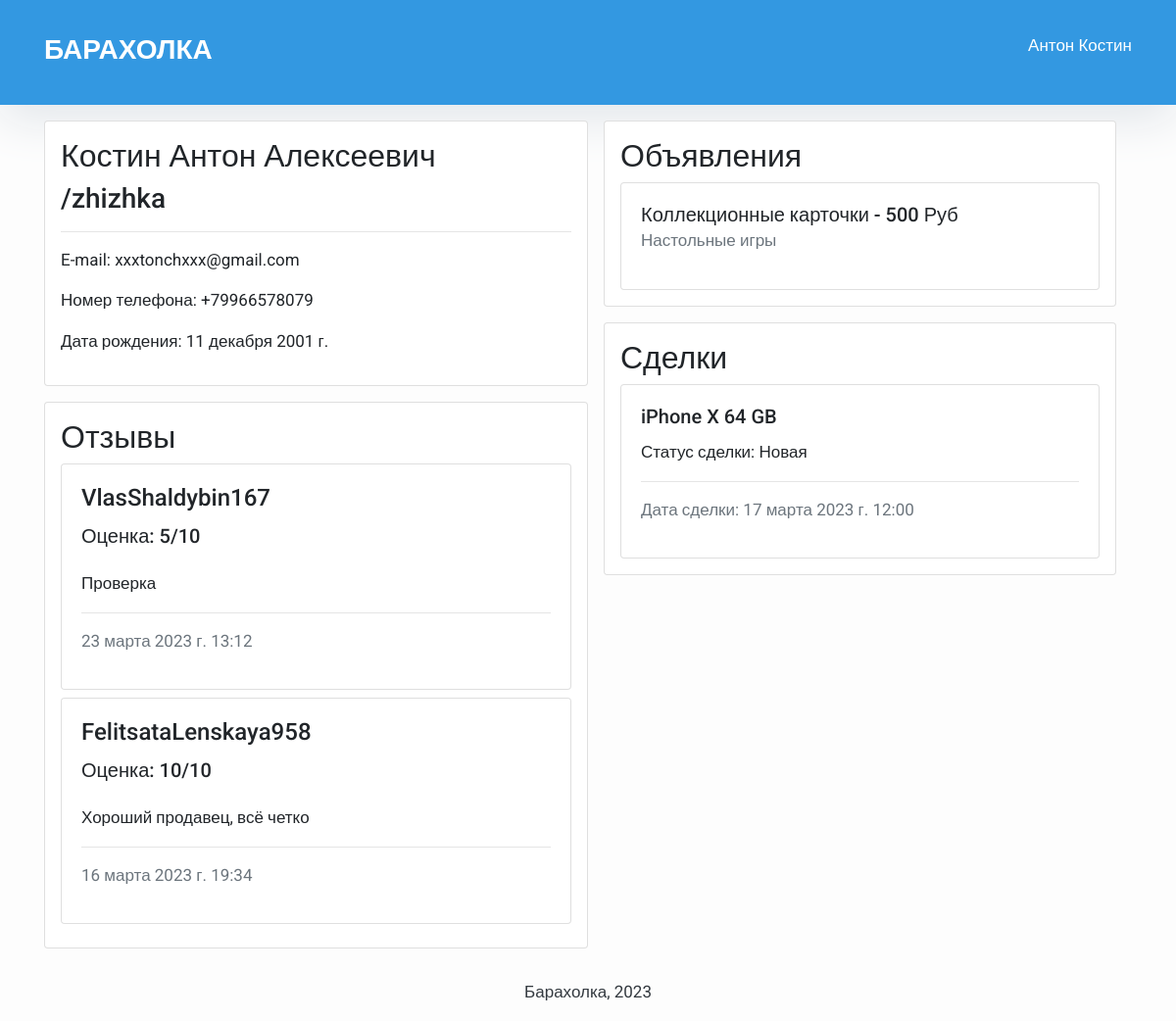
/account/ (signed in), run on an earlier commit of the app's database.
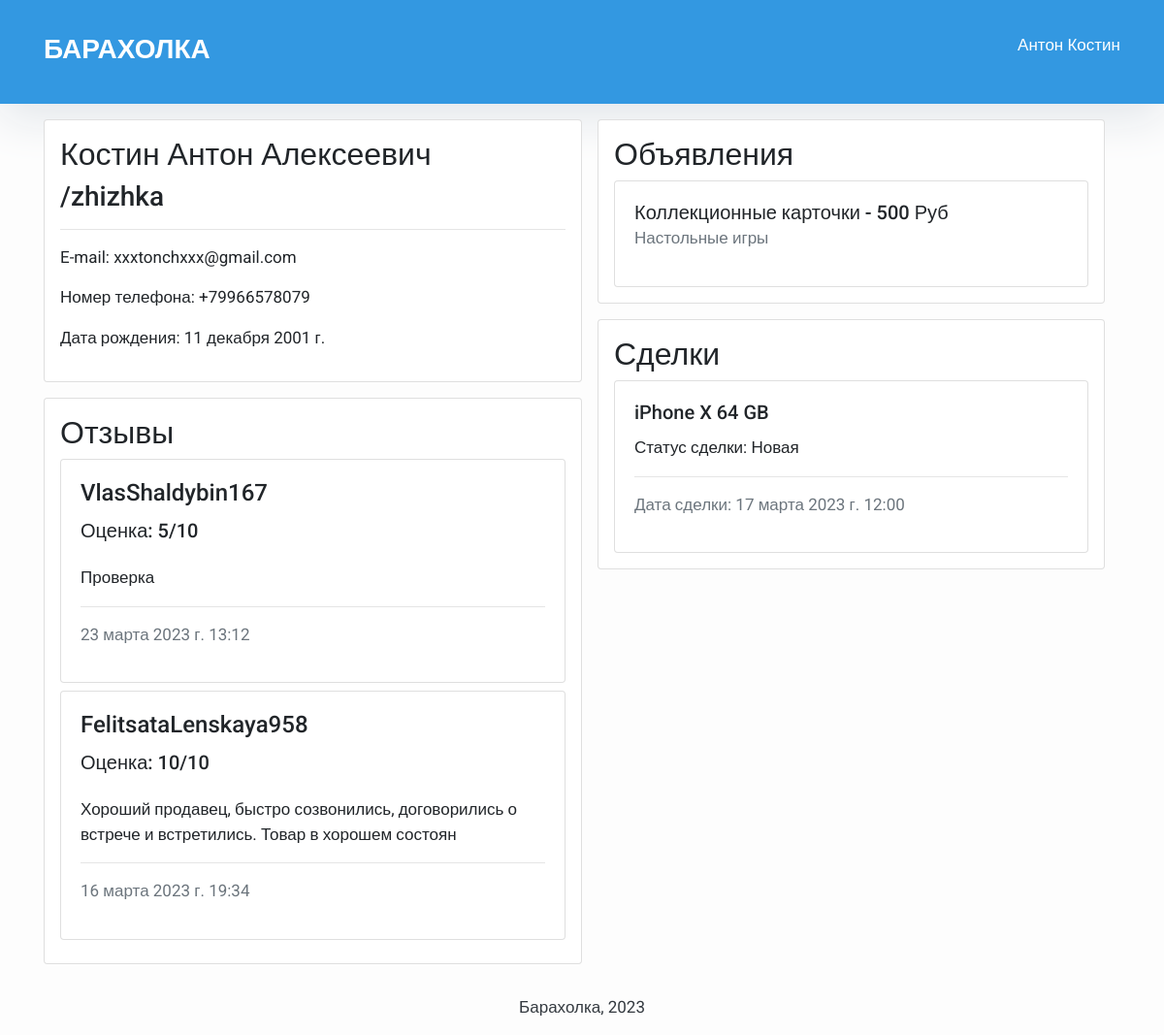
And on a later commit of the database.
### avito/models.py (models this page shows, shortened)
class Comment(models.Model):
    comment_id = models.AutoField(primary_key=True)
    user = models.ForeignKey(CustomUser, on_delete=models.RESTRICT,
                             related_name='%(class)s_requests_created')
    user_comment = models.ForeignKey(
        CustomUser, on_delete=models.RESTRICT)
    text = models.TextField(max_length=100)
    rating = models.PositiveSmallIntegerField()
    created = models.DateTimeField(auto_now_add=True, editable=False)
    class Meta:
        verbose_name = "Комментарий"
        verbose_name_plural = "Комментарии"

class CustomUser(AbstractUser):
    first_name = models.CharField(max_length=30)
    last_name = models.CharField(max_length=30)
    surname = models.CharField(max_length=30)
    phone_number = models.CharField(max_length=11)
    birth_date = models.DateField(null=True, blank=True)
    REQUIRED_FIELDS = ['first_name', 'last_name',
                       'surname', 'phone_number', 'birth_date', 'email']
    class Meta:
        verbose_name = "Пользователь"
        verbose_name_plural = "Пользователи"
    def __str__(self):
        return "{}".format(self.username)

### avito/views.py (the view)
# urls.py: path('account/', views.account, name='account')                 # Личный кабинет пользователя
@login_required
def account(request):
    current_user = request.user
    reviews = Comment.objects.filter(user=current_user.id).order_by('-created')
    posts = Post.objects.filter(seller=current_user.id).order_by('-post_id')
    deals = Deal.objects.filter(buyer=current_user.id).order_by('status')
    return render(request, 'account.html', {'reviews' : reviews, 'posts' : posts, 'deals' : deals})

### avito/models.py (called while the page is built)
    def __str__(self):
        return str(self.name)

    def __str__(self):
        return str(self.name)

    def __str__(self):
        return str(self.title)

### templates/account.html
{% extends "base.html" %}
{% block content %}
<div class="container">
    <div class="d-flex flex-row justify-content-center my-3">
        <div class="d-flex flex-column w-50">
            <div class="card p-3 mb-3">
                <div>
                    <h2> {{ user.last_name}} {{ user.first_name }} {{ user.surname }} </h2>
                    <h3> /{{ user.username }} </h3>
                    <hr>
                    <p> E-mail: {{ user.email }}</p>
                    <p> Номер телефона: +{{ user.phone_number }} </p>
                    <p> Дата рождения: {{ user.birth_date }}</p>
                </div>
            </div>
            <div class="card p-3">
                <h2> Отзывы </h2>
                <div>
                    {% for review in reviews %}
                    <div class="card mb-2">
                        <div class="card-body">
                            <h4 class="card-title"> {{ review.user_comment }} </h4>
                            <h5 class="mb-4"> Оценка: {{ review.rating }}/10 </h5>
                            <div class="text-break">
                                {{ review.text }}
                            </div>
                            <hr>
                            <p class="text-muted"> {{ review.created }} </p>
                        </div>
                    </div>
                    {% endfor %}
                </div>
            </div>
        </div>
        <div class="d-flex flex-column px-3 w-50">
            <div class="card p-3 mb-3">
                <h2> Объявления </h2>
                {% for post in posts %}
                <div class="card">
                    <div class="card-body">
                        <a class="card-title h5" href="{% url 'post_detail' pk=post.pk%}"> {{ post.title }} -
                            {{ post.price}} Руб </a>
                        <p class="text-muted"> {{ post.category }} </p>
                    </div>
                </div>
                {% endfor %}
            </div>
            <div class="card p-3 mb-3">
                <h2> Сделки </h2>
                {% for deal in deals %}
                <div class="card">
                    <div class="card-body">
                        <h5 class="card-title"> {{ deal.post }} </h5>
                        <p class="card-text"> Статус сделки: {{ deal.status}}
                            <hr>
                        <p class="text-muted"> Дата сделки: {{ deal.date }} </p>
                    </div>
                </div>
                {% endfor %}
            </div>
        </div>
    </div>
</div>
{% endblock %}

What changed in the data, as far as the page shows it:
changed Comment "FelitsataLenskaya958": text "Хороший продавец, всё четко" → "Хороший продавец, быстро созвонились, договорились о встрече и встретились. Товар в хорошем состоян"
